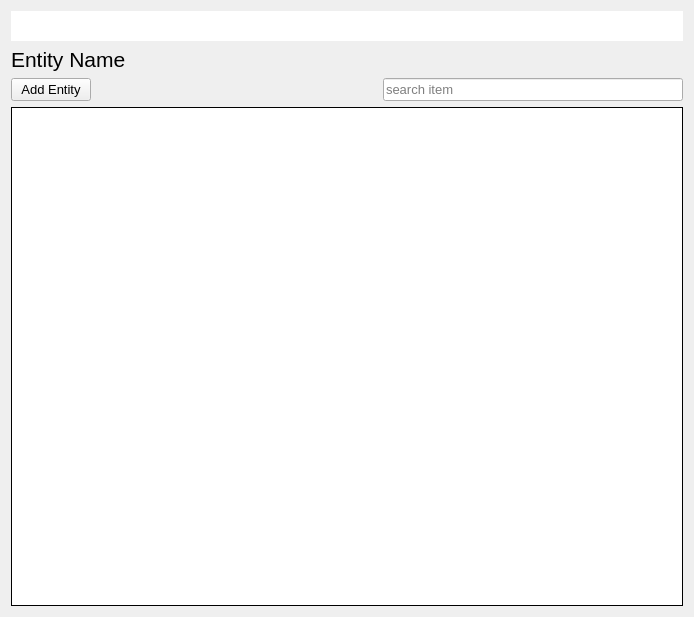
<?xml version="1.0" encoding="UTF-8"?>
<ui version="4.0">
 <class>Form</class>
 <widget class="QWidget" name="Form">
  <property name="geometry">
   <rect>
    <x>0</x>
    <y>0</y>
    <width>694</width>
    <height>617</height>
   </rect>
  </property>
  <property name="sizePolicy">
   <sizepolicy hsizetype="Expanding" vsizetype="Expanding">
    <horstretch>0</horstretch>
    <verstretch>0</verstretch>
   </sizepolicy>
  </property>
  <property name="font">
   <font>
    <pointsize>10</pointsize>
   </font>
  </property>
  <property name="windowTitle">
   <string>Form</string>
  </property>
  <layout class="QVBoxLayout" name="verticalLayout_2">
   <item>
    <layout class="QVBoxLayout" name="verticalLayout">
     <property name="sizeConstraint">
      <enum>QLayout::SetDefaultConstraint</enum>
     </property>
     <item>
      <widget class="QTextEdit" name="txtMessage">
       <property name="maximumSize">
        <size>
         <width>16777215</width>
         <height>30</height>
        </size>
       </property>
       <property name="autoFillBackground">
        <bool>false</bool>
       </property>
       <property name="frameShape">
        <enum>QFrame::NoFrame</enum>
       </property>
       <property name="readOnly">
        <bool>true</bool>
       </property>
      </widget>
     </item>
     <item>
      <widget class="QLabel" name="lblHeader">
       <property name="font">
        <font>
         <pointsize>16</pointsize>
        </font>
       </property>
       <property name="text">
        <string>Entity Name</string>
       </property>
      </widget>
     </item>
     <item>
      <layout class="QHBoxLayout" name="horizontalLayout_2">
       <item>
        <widget class="QPushButton" name="btnAdd">
         <property name="text">
          <string>Add Entity</string>
         </property>
        </widget>
       </item>
       <item>
        <spacer name="horizontalSpacer">
         <property name="orientation">
          <enum>Qt::Horizontal</enum>
         </property>
         <property name="sizeHint" stdset="0">
          <size>
           <width>40</width>
           <height>20</height>
          </size>
         </property>
        </spacer>
       </item>
       <item>
        <widget class="QLineEdit" name="search">
         <property name="sizePolicy">
          <sizepolicy hsizetype="Preferred" vsizetype="Fixed">
           <horstretch>0</horstretch>
           <verstretch>0</verstretch>
          </sizepolicy>
         </property>
         <property name="minimumSize">
          <size>
           <width>300</width>
           <height>0</height>
          </size>
         </property>
         <property name="statusTip">
          <string/>
         </property>
         <property name="whatsThis">
          <string/>
         </property>
         <property name="placeholderText">
          <string>search item</string>
         </property>
         <property name="clearButtonEnabled">
          <bool>true</bool>
         </property>
        </widget>
       </item>
      </layout>
     </item>
     <item>
      <widget class="QTableView" name="tvTable">
       <property name="frameShape">
        <enum>QFrame::Panel</enum>
       </property>
       <property name="frameShadow">
        <enum>QFrame::Plain</enum>
       </property>
      </widget>
     </item>
     <item>
      <layout class="QHBoxLayout" name="horizontalLayout"/>
     </item>
    </layout>
   </item>
  </layout>
 </widget>
 <resources/>
 <connections/>
</ui>
